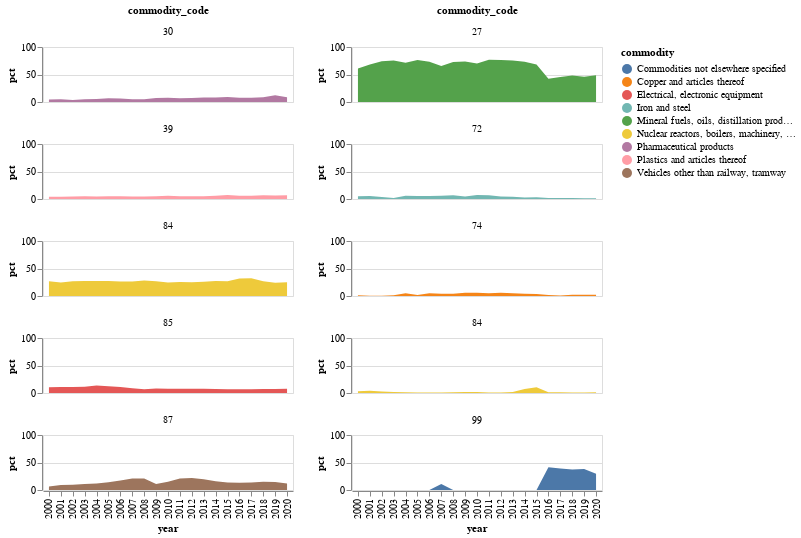

Source (notebook cell):
### Code cell
country = "Germany"
alt.hconcat(
    country_goods_facet(goods_data, country, "Import", years=[2000, 2020], top=5),
    country_goods_facet(goods_data, country, "Export", years=[2000, 2020], top=5)
)

### Figure 1 — Vega-Lite specification as saved in the notebook (floating-point values rounded to 4 significant figures)
{"config": {"view": {"continuousWidth": 400, "continuousHeight": 300}}, "hconcat": [{"data": {"name": "data-3647e76cb103961df7139bec0012b477"}, "facet": {"field": "commodity_code", "type": "quantitative"}, "spec": {"mark": "area", "encoding": {"color": {"field": "commodity", "type": "nominal"}, "x": {"field": "year", "type": "ordinal"}, "y": {"field": "pct", "scale": {"domain": [0, 100]}, "type": "quantitative"}}, "height": 55, "width": 250}, "columns": 1}, {"data": {"name": "data-5eef76e494694994bbd4ae19c5952cb4"}, "facet": {"field": "commodity_code", "type": "quantitative"}, "spec": {"mark": "area", "encoding": {"color": {"field": "commodity", "type": "nominal"}, "x": {"field": "year", "type": "ordinal"}, "y": {"field": "pct", "scale": {"domain": [0, 100]}, "type": "quantitative"}}, "height": 55, "width": 250}, "columns": 1}], "$schema": "https://vega.github.io/schema/vega-lite/v4.17.0.json", "datasets": {"data-3647e76cb103961df7139bec0012b477": [{"pct": 26.85, "year": 2000, "commodity": "Nuclear reactors, boilers, machinery, etc", "commodity_code": 84}, {"pct": 24.5, "year": 2001, "commodity": "Nuclear reactors, boilers, machinery, etc", "commodity_code": 84}, {"pct": 26.98, "year": 2002, "commodity": "Nuclear reactors, boilers, machinery, etc", "commodity_code": 84}, {"pct": 27.08, "year": 2003, "commodity": "Nuclear reactors, boilers, machinery, etc", "commodity_code": 84}, {"pct": 27.25, "year": 2004, "commodity": "Nuclear reactors, boilers, machinery, etc", "commodity_code": 84}, {"pct": 27.45, "year": 2005, "commodity": "Nuclear reactors, boilers, machinery, etc", "commodity_code": 84}, {"pct": 26.55, "year": 2006, "commodity": "Nuclear reactors, boilers, machinery, etc", "commodity_code": 84}, {"pct": 26.15, "year": 2007, "commodity": "Nuclear reactors, boilers, machinery, etc", "commodity_code": 84}, {"pct": 28.4, "year": 2008, "commodity": "Nuclear reactors, boilers, machinery, etc", "commodity_code": 84}, {"pct": 26.7, "year": 2009, "commodity": "Nuclear reactors, boilers, machinery, etc", "commodity_code": 84}, {"pct": 24.66, "year": 2010, "commodity": "Nuclear reactors, boilers, machinery, etc", "commodity_code": 84}, {"pct": 25.65, "year": 2011, "commodity": "Nuclear reactors, boilers, machinery, etc", "commodity_code": 84}, {"pct": 24.98, "year": 2012, "commodity": "Nuclear reactors, boilers, machinery, etc", "commodity_code": 84}, {"pct": 25.77, "year": 2013, "commodity": "Nuclear reactors, boilers, machinery, etc", "commodity_code": 84}, {"pct": 27.09, "year": 2014, "commodity": "Nuclear reactors, boilers, machinery, etc", "commodity_code": 84}, {"pct": 26.61, "year": 2015, "commodity": "Nuclear reactors, boilers, machinery, etc", "commodity_code": 84}, {"pct": 31.71, "year": 2016, "commodity": "Nuclear reactors, boilers, machinery, etc", "commodity_code": 84}, {"pct": 32.43, "year": 2017, "commodity": "Nuclear reactors, boilers, machinery, etc", "commodity_code": 84}, {"pct": 26.85, "year": 2018, "commodity": "Nuclear reactors, boilers, machinery, etc", "commodity_code": 84}, {"pct": 24.13, "year": 2019, "commodity": "Nuclear reactors, boilers, machinery, etc", "commodity_code": 84}, {"pct": 25.22, "year": 2020, "commodity": "Nuclear reactors, boilers, machinery, etc", "commodity_code": 84}, {"pct": 6.53, "year": 2000, "commodity": "Vehicles other than railway, tramway", "commodity_code": 87}, {"pct": 8.96, "year": 2001, "commodity": "Vehicles other than railway, tramway", "commodity_code": 87}, {"pct": 9.56, "year": 2002, "commodity": "Vehicles other than railway, tramway", "commodity_code": 87}, {"pct": 11.03, "year": 2003, "commodity": "Vehicles other than railway, tramway", "commodity_code": 87}, {"pct": 11.95, "year": 2004, "commodity": "Vehicles other than railway, tramway", "commodity_code": 87}, {"pct": 13.9, "year": 2005, "commodity": "Vehicles other than railway, tramway", "commodity_code": 87}, {"pct": 17.11, "year": 2006, "commodity": "Vehicles other than railway, tramway", "commodity_code": 87}, {"pct": 21.11, "year": 2007, "commodity": "Vehicles other than railway, tramway", "commodity_code": 87}, {"pct": 20.75, "year": 2008, "commodity": "Vehicles other than railway, tramway", "commodity_code": 87}, {"pct": 11.13, "year": 2009, "commodity": "Vehicles other than railway, tramway", "commodity_code": 87}, {"pct": 14.98, "year": 2010, "commodity": "Vehicles other than railway, tramway", "commodity_code": 87}, {"pct": 20.99, "year": 2011, "commodity": "Vehicles other than railway, tramway", "commodity_code": 87}, {"pct": 21.89, "year": 2012, "commodity": "Vehicles other than railway, tramway", "commodity_code": 87}, {"pct": 19.35, "year": 2013, "commodity": "Vehicles other than railway, tramway", "commodity_code": 87}, {"pct": 16.07, "year": 2014, "commodity": "Vehicles other than railway, tramway", "commodity_code": 87}, {"pct": 13.42, "year": 2015, "commodity": "Vehicles other than railway, tramway", "commodity_code": 87}, {"pct": 13.32, "year": 2016, "commodity": "Vehicles other than railway, tramway", "commodity_code": 87}, {"pct": 13.57, "year": 2017, "commodity": "Vehicles other than railway, tramway", "commodity_code": 87}, {"pct": 14.88, "year": 2018, "commodity": "Vehicles other than railway, tramway", "commodity_code": 87}, {"pct": 14.63, "year": 2019, "commodity": "Vehicles other than railway, tramway", "commodity_code": 87}, {"pct": 12.03, "year": 2020, "commodity": "Vehicles other than railway, tramway", "commodity_code": 87}, {"pct": 10.46, "year": 2000, "commodity": "Electrical, electronic equipment", "commodity_code": 85}, {"pct": 10.83, "year": 2001, "commodity": "Electrical, electronic equipment", "commodity_code": 85}, {"pct": 11.1, "year": 2002, "commodity": "Electrical, electronic equipment", "commodity_code": 85}, {"pct": 11.14, "year": 2003, "commodity": "Electrical, electronic equipment", "commodity_code": 85}, {"pct": 13.54, "year": 2004, "commodity": "Electrical, electronic equipment", "commodity_code": 85}, {"pct": 12.38, "year": 2005, "commodity": "Electrical, electronic equipment", "commodity_code": 85}, {"pct": 10.77, "year": 2006, "commodity": "Electrical, electronic equipment", "commodity_code": 85}, {"pct": 8.49, "year": 2007, "commodity": "Electrical, electronic equipment", "commodity_code": 85}, {"pct": 6.97, "year": 2008, "commodity": "Electrical, electronic equipment", "commodity_code": 85}, {"pct": 8.06, "year": 2009, "commodity": "Electrical, electronic equipment", "commodity_code": 85}, {"pct": 7.76, "year": 2010, "commodity": "Electrical, electronic equipment", "commodity_code": 85}, {"pct": 7.82, "year": 2011, "commodity": "Electrical, electronic equipment", "commodity_code": 85}, {"pct": 7.88, "year": 2012, "commodity": "Electrical, electronic equipment", "commodity_code": 85}, {"pct": 7.81, "year": 2013, "commodity": "Electrical, electronic equipment", "commodity_code": 85}, {"pct": 7.18, "year": 2014, "commodity": "Electrical, electronic equipment", "commodity_code": 85}, {"pct": 6.9, "year": 2015, "commodity": "Electrical, electronic equipment", "commodity_code": 85}, {"pct": 6.87, "year": 2016, "commodity": "Electrical, electronic equipment", "commodity_code": 85}, {"pct": 7.02, "year": 2017, "commodity": "Electrical, electronic equipment", "commodity_code": 85}, {"pct": 7.11, "year": 2018, "commodity": "Electrical, electronic equipment", "commodity_code": 85}, {"pct": 7.06, "year": 2019, "commodity": "Electrical, electronic equipment", "commodity_code": 85}, {"pct": 7.75, "year": 2020, "commodity": "Electrical, electronic equipment", "commodity_code": 85}, {"pct": 4.46, "year": 2000, "commodity": "Pharmaceutical products", "commodity_code": 30}, {"pct": 4.85, "year": 2001, "commodity": "Pharmaceutical products", "commodity_code": 30}, {"pct": 3.85, "year": 2002, "commodity": "Pharmaceutical products", "commodity_code": 30}, {"pct": 5.17, "year": 2003, "commodity": "Pharmaceutical products", "commodity_code": 30}, {"pct": 5.52, "year": 2004, "commodity": "Pharmaceutical products", "commodity_code": 30}, {"pct": 6.65, "year": 2005, "commodity": "Pharmaceutical products", "commodity_code": 30}, {"pct": 6.41, "year": 2006, "commodity": "Pharmaceutical products", "commodity_code": 30}, {"pct": 4.99, "year": 2007, "commodity": "Pharmaceutical products", "commodity_code": 30}, {"pct": 5.17, "year": 2008, "commodity": "Pharmaceutical products", "commodity_code": 30}, {"pct": 7.29, "year": 2009, "commodity": "Pharmaceutical products", "commodity_code": 30}, {"pct": 7.59, "year": 2010, "commodity": "Pharmaceutical products", "commodity_code": 30}, {"pct": 6.73, "year": 2011, "commodity": "Pharmaceutical products", "commodity_code": 30}, {"pct": 7.16, "year": 2012, "commodity": "Pharmaceutical products", "commodity_code": 30}, {"pct": 8.07, "year": 2013, "commodity": "Pharmaceutical products", "commodity_code": 30}, {"pct": 8.17, "year": 2014, "commodity": "Pharmaceutical products", "commodity_code": 30}, {"pct": 9.17, "year": 2015, "commodity": "Pharmaceutical products", "commodity_code": 30}, {"pct": 7.88, "year": 2016, "commodity": "Pharmaceutical products", "commodity_code": 30}, {"pct": 7.94, "year": 2017, "commodity": "Pharmaceutical products", "commodity_code": 30}, {"pct": 8.79, "year": 2018, "commodity": "Pharmaceutical products", "commodity_code": 30}, {"pct": 12.14, "year": 2019, "commodity": "Pharmaceutical products", "commodity_code": 30}, {"pct": 8.84, "year": 2020, "commodity": "Pharmaceutical products", "commodity_code": 30}, {"pct": 4.13, "year": 2000, "commodity": "Plastics and articles thereof", "commodity_code": 39}, {"pct": 4.06, "year": 2001, "commodity": "Plastics and articles thereof", "commodity_code": 39}, {"pct": 4.43, "year": 2002, "commodity": "Plastics and articles thereof", "commodity_code": 39}, {"pct": 4.79, "year": 2003, "commodity": "Plastics and articles thereof", "commodity_code": 39}, {"pct": 4.5, "year": 2004, "commodity": "Plastics and articles thereof", "commodity_code": 39}, {"pct": 4.86, "year": 2005, "commodity": "Plastics and articles thereof", "commodity_code": 39}, {"pct": 4.85, "year": 2006, "commodity": "Plastics and articles thereof", "commodity_code": 39}, {"pct": 4.43, "year": 2007, "commodity": "Plastics and articles thereof", "commodity_code": 39}, {"pct": 4.45, "year": 2008, "commodity": "Plastics and articles thereof", "commodity_code": 39}, {"pct": 5.06, "year": 2009, "commodity": "Plastics and articles thereof", "commodity_code": 39}, {"pct": 5.74, "year": 2010, "commodity": "Plastics and articles thereof", "commodity_code": 39}, {"pct": 4.83, "year": 2011, "commodity": "Plastics and articles thereof", "commodity_code": 39}, {"pct": 4.95, "year": 2012, "commodity": "Plastics and articles thereof", "commodity_code": 39}, {"pct": 5.19, "year": 2013, "commodity": "Plastics and articles thereof", "commodity_code": 39}, {"pct": 5.84, "year": 2014, "commodity": "Plastics and articles thereof", "commodity_code": 39}, {"pct": 7.27, "year": 2015, "commodity": "Plastics and articles thereof", "commodity_code": 39}, {"pct": 6.09, "year": 2016, "commodity": "Plastics and articles thereof", "commodity_code": 39}, {"pct": 5.72, "year": 2017, "commodity": "Plastics and articles thereof", "commodity_code": 39}, {"pct": 6.64, "year": 2018, "commodity": "Plastics and articles thereof", "commodity_code": 39}, {"pct": 6.34, "year": 2019, "commodity": "Plastics and articles thereof", "commodity_code": 39}, {"pct": 6.62, "year": 2020, "commodity": "Plastics and articles thereof", "commodity_code": 39}], "data-5eef76e494694994bbd4ae19c5952cb4": [{"pct": 61.01, "year": 2000, "commodity": "Mineral fuels, oils, distillation products, etc", "commodity_code": 27}, {"pct": 68.29, "year": 2001, "commodity": "Mineral fuels, oils, distillation products, etc", "commodity_code": 27}, {"pct": 74.08, "year": 2002, "commodity": "Mineral fuels, oils, distillation products, etc", "commodity_code": 27}, {"pct": 75.5, "year": 2003, "commodity": "Mineral fuels, oils, distillation products, etc", "commodity_code": 27}, {"pct": 71.51, "year": 2004, "commodity": "Mineral fuels, oils, distillation products, etc", "commodity_code": 27}, {"pct": 76.47, "year": 2005, "commodity": "Mineral fuels, oils, distillation products, etc", "commodity_code": 27}, {"pct": 73.28, "year": 2006, "commodity": "Mineral fuels, oils, distillation products, etc", "commodity_code": 27}, {"pct": 65.5, "year": 2007, "commodity": "Mineral fuels, oils, distillation products, etc", "commodity_code": 27}, {"pct": 72.8, "year": 2008, "commodity": "Mineral fuels, oils, distillation products, etc", "commodity_code": 27}, {"pct": 73.61, "year": 2009, "commodity": "Mineral fuels, oils, distillation products, etc", "commodity_code": 27}, {"pct": 69.95, "year": 2010, "commodity": "Mineral fuels, oils, distillation products, etc", "commodity_code": 27}, {"pct": 76.7, "year": 2011, "commodity": "Mineral fuels, oils, distillation products, etc", "commodity_code": 27}, {"pct": 76.14, "year": 2012, "commodity": "Mineral fuels, oils, distillation products, etc", "commodity_code": 27}, {"pct": 75.64, "year": 2013, "commodity": "Mineral fuels, oils, distillation products, etc", "commodity_code": 27}, {"pct": 73.1, "year": 2014, "commodity": "Mineral fuels, oils, distillation products, etc", "commodity_code": 27}, {"pct": 68.3, "year": 2015, "commodity": "Mineral fuels, oils, distillation products, etc", "commodity_code": 27}, {"pct": 42.44, "year": 2016, "commodity": "Mineral fuels, oils, distillation products, etc", "commodity_code": 27}, {"pct": 45.68, "year": 2017, "commodity": "Mineral fuels, oils, distillation products, etc", "commodity_code": 27}, {"pct": 48.03, "year": 2018, "commodity": "Mineral fuels, oils, distillation products, etc", "commodity_code": 27}, {"pct": 45.7, "year": 2019, "commodity": "Mineral fuels, oils, distillation products, etc", "commodity_code": 27}, {"pct": 48.78, "year": 2020, "commodity": "Mineral fuels, oils, distillation products, etc", "commodity_code": 27}, {"pct": 0.05, "year": 2001, "commodity": "Commodities not elsewhere specified", "commodity_code": 99}, {"pct": 10.83, "year": 2007, "commodity": "Commodities not elsewhere specified", "commodity_code": 99}, {"pct": 41.37, "year": 2016, "commodity": "Commodities not elsewhere specified", "commodity_code": 99}, {"pct": 39.03, "year": 2017, "commodity": "Commodities not elsewhere specified", "commodity_code": 99}, {"pct": 37.48, "year": 2018, "commodity": "Commodities not elsewhere specified", "commodity_code": 99}, {"pct": 38.09, "year": 2019, "commodity": "Commodities not elsewhere specified", "commodity_code": 99}, {"pct": 29.67, "year": 2020, "commodity": "Commodities not elsewhere specified", "commodity_code": 99}, {"pct": 4.89, "year": 2000, "commodity": "Iron and steel", "commodity_code": 72}, {"pct": 5.49, "year": 2001, "commodity": "Iron and steel", "commodity_code": 72}, {"pct": 3.5, "year": 2002, "commodity": "Iron and steel", "commodity_code": 72}, {"pct": 1.87, "year": 2003, "commodity": "Iron and steel", "commodity_code": 72}, {"pct": 6.06, "year": 2004, "commodity": "Iron and steel", "commodity_code": 72}, {"pct": 5.56, "year": 2005, "commodity": "Iron and steel", "commodity_code": 72}, {"pct": 5.35, "year": 2006, "commodity": "Iron and steel", "commodity_code": 72}, {"pct": 5.81, "year": 2007, "commodity": "Iron and steel", "commodity_code": 72}, {"pct": 7.01, "year": 2008, "commodity": "Iron and steel", "commodity_code": 72}, {"pct": 4.43, "year": 2009, "commodity": "Iron and steel", "commodity_code": 72}, {"pct": 7.26, "year": 2010, "commodity": "Iron and steel", "commodity_code": 72}, {"pct": 6.76, "year": 2011, "commodity": "Iron and steel", "commodity_code": 72}, {"pct": 4.76, "year": 2012, "commodity": "Iron and steel", "commodity_code": 72}, {"pct": 4.1, "year": 2013, "commodity": "Iron and steel", "commodity_code": 72}, {"pct": 2.67, "year": 2014, "commodity": "Iron and steel", "commodity_code": 72}, {"pct": 3.24, "year": 2015, "commodity": "Iron and steel", "commodity_code": 72}, {"pct": 1.91, "year": 2016, "commodity": "Iron and steel", "commodity_code": 72}, {"pct": 1.68, "year": 2017, "commodity": "Iron and steel", "commodity_code": 72}, {"pct": 1.83, "year": 2018, "commodity": "Iron and steel", "commodity_code": 72}, {"pct": 1.27, "year": 2019, "commodity": "Iron and steel", "commodity_code": 72}, {"pct": 1.23, "year": 2020, "commodity": "Iron and steel", "commodity_code": 72}, {"pct": 1.24, "year": 2000, "commodity": "Copper and articles thereof", "commodity_code": 74}, {"pct": 0.43, "year": 2001, "commodity": "Copper and articles thereof", "commodity_code": 74}, {"pct": 0.28, "year": 2002, "commodity": "Copper and articles thereof", "commodity_code": 74}, {"pct": 1.2, "year": 2003, "commodity": "Copper and articles thereof", "commodity_code": 74}, {"pct": 4.96, "year": 2004, "commodity": "Copper and articles thereof", "commodity_code": 74}, {"pct": 1.77, "year": 2005, "commodity": "Copper and articles thereof", "commodity_code": 74}, {"pct": 5.18, "year": 2006, "commodity": "Copper and articles thereof", "commodity_code": 74}, {"pct": 4.01, "year": 2007, "commodity": "Copper and articles thereof", "commodity_code": 74}, {"pct": 4.26, "year": 2008, "commodity": "Copper and articles thereof", "commodity_code": 74}, {"pct": 5.75, "year": 2009, "commodity": "Copper and articles thereof", "commodity_code": 74}, {"pct": 5.96, "year": 2010, "commodity": "Copper and articles thereof", "commodity_code": 74}, {"pct": 5.15, "year": 2011, "commodity": "Copper and articles thereof", "commodity_code": 74}, {"pct": 5.69, "year": 2012, "commodity": "Copper and articles thereof", "commodity_code": 74}, {"pct": 5.01, "year": 2013, "commodity": "Copper and articles thereof", "commodity_code": 74}, {"pct": 4.23, "year": 2014, "commodity": "Copper and articles thereof", "commodity_code": 74}, {"pct": 3.86, "year": 2015, "commodity": "Copper and articles thereof", "commodity_code": 74}, {"pct": 1.8, "year": 2016, "commodity": "Copper and articles thereof", "commodity_code": 74}, {"pct": 0.91, "year": 2017, "commodity": "Copper and articles thereof", "commodity_code": 74}, {"pct": 2.42, "year": 2018, "commodity": "Copper and articles thereof", "commodity_code": 74}, {"pct": 2.1, "year": 2019, "commodity": "Copper and articles thereof", "commodity_code": 74}, {"pct": 2.1, "year": 2020, "commodity": "Copper and articles thereof", "commodity_code": 74}, {"pct": 3.17, "year": 2000, "commodity": "Nuclear reactors, boilers, machinery, etc", "commodity_code": 84}, {"pct": 4.26, "year": 2001, "commodity": "Nuclear reactors, boilers, machinery, etc", "commodity_code": 84}, {"pct": 2.82, "year": 2002, "commodity": "Nuclear reactors, boilers, machinery, etc", "commodity_code": 84}, {"pct": 1.83, "year": 2003, "commodity": "Nuclear reactors, boilers, machinery, etc", "commodity_code": 84}, {"pct": 1.21, "year": 2004, "commodity": "Nuclear reactors, boilers, machinery, etc", "commodity_code": 84}, {"pct": 0.97, "year": 2005, "commodity": "Nuclear reactors, boilers, machinery, etc", "commodity_code": 84}, {"pct": 1.05, "year": 2006, "commodity": "Nuclear reactors, boilers, machinery, etc", "commodity_code": 84}, {"pct": 1.03, "year": 2007, "commodity": "Nuclear reactors, boilers, machinery, etc", "commodity_code": 84}, {"pct": 1.32, "year": 2008, "commodity": "Nuclear reactors, boilers, machinery, etc", "commodity_code": 84}, {"pct": 2.01, "year": 2009, "commodity": "Nuclear reactors, boilers, machinery, etc", "commodity_code": 84}, {"pct": 1.77, "year": 2010, "commodity": "Nuclear reactors, boilers, machinery, etc", "commodity_code": 84}, {"pct": 1.01, "year": 2011, "commodity": "Nuclear reactors, boilers, machinery, etc", "commodity_code": 84}, {"pct": 1.12, "year": 2012, "commodity": "Nuclear reactors, boilers, machinery, etc", "commodity_code": 84}, {"pct": 2.03, "year": 2013, "commodity": "Nuclear reactors, boilers, machinery, etc", "commodity_code": 84}, {"pct": 7.42, "year": 2014, "commodity": "Nuclear reactors, boilers, machinery, etc", "commodity_code": 84}, {"pct": 10.31, "year": 2015, "commodity": "Nuclear reactors, boilers, machinery, etc", "commodity_code": 84}, {"pct": 1.5, "year": 2016, "commodity": "Nuclear reactors, boilers, machinery, etc", "commodity_code": 84}, {"pct": 1.4, "year": 2017, "commodity": "Nuclear reactors, boilers, machinery, etc", "commodity_code": 84}, {"pct": 0.88, "year": 2018, "commodity": "Nuclear reactors, boilers, machinery, etc", "commodity_code": 84}, {"pct": 1.13, "year": 2019, "commodity": "Nuclear reactors, boilers, machinery, etc", "commodity_code": 84}, {"pct": 1.22, "year": 2020, "commodity": "Nuclear reactors, boilers, machinery, etc", "commodity_code": 84}]}}
